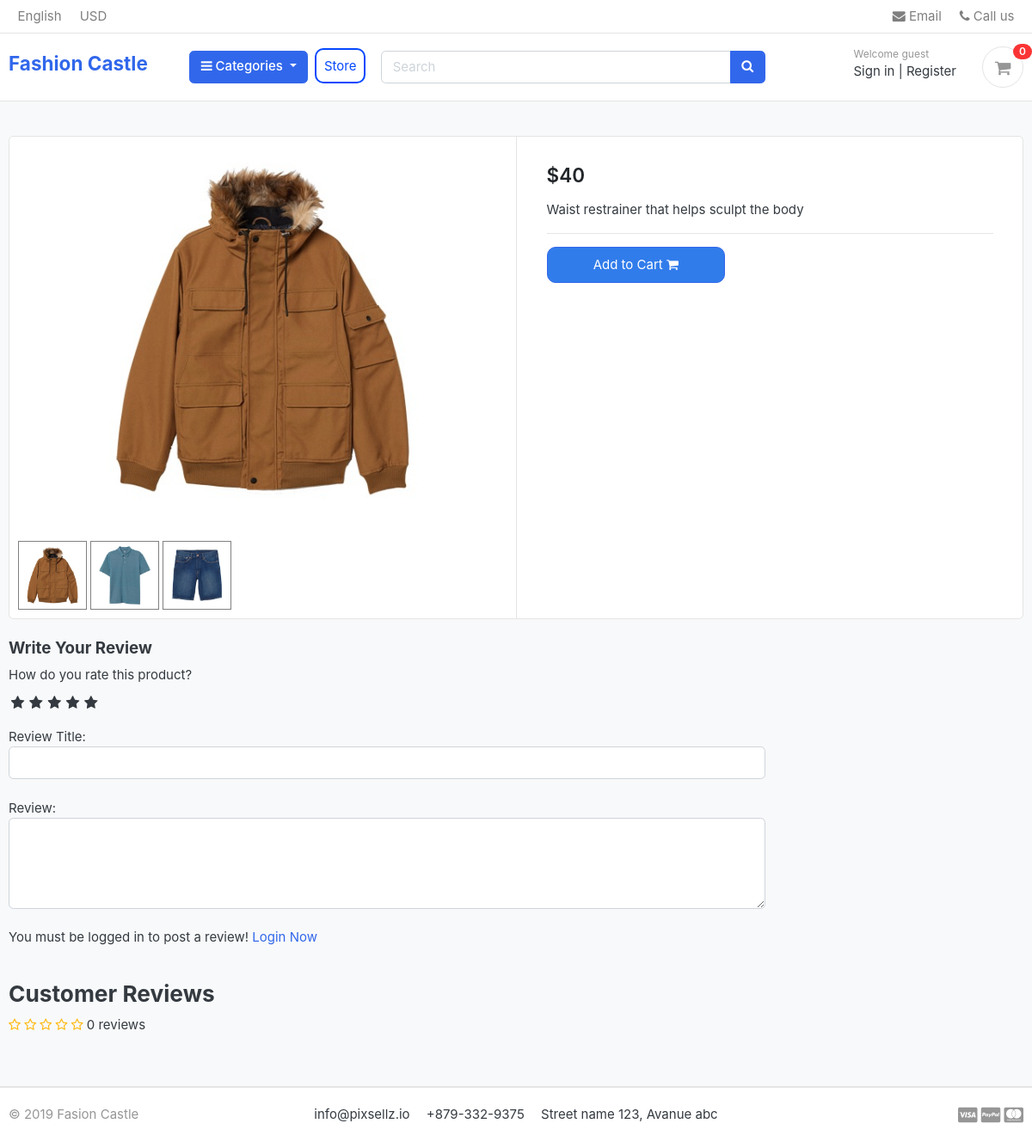
The app's page /store/category/body-contouring/waist-restrainer/ with its own data.
### store/models.py (models this page shows, shortened)
class Product(models.Model):
    product_name    = models.CharField(max_length=200, unique=True)
    slug            = models.SlugField(max_length=250, unique=True)
    description     = models.TextField(max_length=500, blank=True)
    price           = models.IntegerField()
    images          = models.ImageField(upload_to='photos/products')
    stock           = models.IntegerField()
    is_available    = models.BooleanField(default=True)
    category        = models.ForeignKey(Category, on_delete=models.CASCADE)
    created_date    = models.DateTimeField(auto_now_add=True)
    modified_date   = models.DateTimeField(auto_now=True)
    def averageReview(self):
        reviews = ReviewRating.objects.filter(product=self, status=True).aggregate(average=Avg('rating'))
        avg = 0
        if reviews['average'] is not None:
            avg = float(reviews['average'])
        return avg
    def countReview(self):
        reviews = ReviewRating.objects.filter(product=self, status=True).aggregate(count=Count('id'))
        count = 0
        if reviews['count'] is not None:
            count = int(reviews['count'])
        return count

class ProductGallery(models.Model):
    product = models.ForeignKey(Product, default=None, on_delete=models.CASCADE)
    image = models.ImageField(upload_to='store/products', max_length=255)
    class Meta:
        verbose_name = 'product gallery'
        verbose_name_plural = 'product gallery'

### store/views.py (the view)
# urls.py: path('category/<slug:category_slug>/<slug:product_slug>/', views.product_detail, name='product_detail'),
def product_detail(request, category_slug,  product_slug):
    try:
        single_product = Product.objects.get(category__slug=category_slug, slug=product_slug)
        in_cart = CartItem.objects.filter(cart__cart_id=_cart_id(request), product=single_product).exists()
    except Exception as e:
        raise e
    if request.user.is_authenticated:
        try:
            orderproduct = OrderProduct.objects.filter(user=request.user, product_id=single_product.id).exists()
        except OrderProduct.DoesNotExist:
            orderproduct = None
    else:
        orderproduct = None
    reviews = ReviewRating.objects.filter(product_id=single_product.id, status=True)
    product_gallery = ProductGallery.objects.filter(product_id=single_product.id)
    context = {
            'single_product': single_product,
            'in_cart'       : in_cart,
            'orderproduct': orderproduct,
            'reviews': reviews,
            'product_gallery': product_gallery,
    }
    return render(request, 'store/product_detail.html', context)

### carts/context_processors.py (called while the page is built)
def counter(request):
    cart_count = 0
    if 'admin' in request.path:
        return {}
    else:
        try:
            cart = Cart.objects.filter(cart_id=_cart_id(request))
            if request.user.is_authenticated:
                cart_items = CartItem.objects.all().filter(user=request.user)
            else:
                cart_items = CartItem.objects.all().filter(cart=cart[:1])
            for cart_item in cart_items:
                cart_count += cart_item.quantity
        except Cart.DoesNotExist:
            cart_count = 0
    return dict(cart_count=cart_count)

### carts/views.py (called while the page is built)
def _cart_id(request):
    cart = request.session.session_key
    if not cart:
        cart = request.session.create()
    return cart

### category/context_processors.py (called while the page is built)
def menu_links(request):
    links = Category.objects.all()
    return dict(links=links)

### category/models.py (called while the page is built)
    def get_url(self):
            return reverse('products_by_category', args=[self.slug])

### store/models.py (called while the page is built)
    def colors(self):
        return super(VariationManager,self).filter(variation_category='color', is_active=True)

### templates/store/product_detail.html (shortened to what this page needs)
{% extends 'base.html' %}
{% load static %}
{% block content %}
<section class="section-content padding-y bg">
    <div class="container">
        <div class="card">
            <div class="row no-gutters">
                <aside class="col-md-6">
                    <article class="gallery-wrap">
                        <div class="img-big-wrap mainImage">
                            <center><img src="{{ single_product.images.url }}"></center>
                        </div>
                    </article>
                    <ul class="thumb">
                        <li>
                            <a href="{{single_product.images.url}}" target="mainImage"><img src="{{single_product.images.url}}" alt="Product Image"></a>
                            {% for i in product_gallery %}
                            <a href="{{i.image.url}}" target="mainImage"><img src="{{i.image.url}}" alt="Product Image"></a>
                            {% endfor %}
                        </li>
                    </ul>
                </aside>
                <main class="col-md-6 border-left">
                    <form action="{% url 'add_cart' single_product.id %}" method="POST">
                        <article class="content-body">
                            <div class="mb-3">
                                <var class="price h4">${{single_product.price}}</var>
                            </div>
                            <p>{{ single_product.description }}</p>
                            <hr>
                            {% if single_product.stock <= 0 %}
                            <h5 class="text-danger">Out of Stock</h5>
                            {% else %}
                            <button type="submit" class="add-cart"> <span class="text">Add to Cart</span> <i
                                    class="fa fa-shopping-cart"></i> </button>
                            {% endif %}
                        </article>
                    </form>
                </main>
            </div>
        </div>
        <br>
        <div class="row">
            <div class="col-md-9">
                <form action="{% url 'submit_review' single_product.id %}" method="POST">
                    <h5>Write Your Review</h5>
                    <div>
                        <label>How do you rate this product?</label>
                        <br>
                        <div class="rate">
                            <input type="radio" name="rating" id="rating10" value="5" required /><label for="rating10"
                                title="5"></label>
                            <input type="radio" name="rating" id="rating8" value="4" required /><label for="rating8"
                                title="4"></label>
                            <input type="radio" name="rating" id="rating6" value="3" required /><label for="rating6"
                                title="3"></label>
                            <input type="radio" name="rating" id="rating4" value="2" required /><label for="rating4"
                                title="2"></label>
                            <input type="radio" name="rating" id="rating2" value="1" required /><label for="rating2"
                                title="1"></label>
                        </div>
                        <br>
                        Review Title:
                        <input type="text" class="form-control" name="subject">
                        <br>
                        Review:
                        <textarea name="review" rows="4" class="form-control"></textarea>
                        <br>
                        {% if user.is_authenticated %}
                        {% if orderproduct %}
                        <input type="submit" value="Submit Review" class="btn btn-primary">
                        <br>
                        {% else %}
                        <p>You must purchase this product to post a review!</p>
                        {% endif %}
                        {% else %}
                        <p>You must be logged in to post a review! <span><a href="{% url 'login' %}">Login Now</a></span></p>
                        {% endif %}
                    </div>
                </form>
                <br>
                <header class="section-heading">
                    <h3>Customer Reviews </h3>
                    <div class="rating-star">
                        <span>
                            <i class="fa fa-star{% if single_product.averageReview < 0.5 %}-o{% elif single_product.averageReview >= 0.5 and single_product.averageReview < 1 %}-half-o {% endif %}"
                                aria-hidden="true"></i>
                            <i class="fa fa-star{% if single_product.averageReview < 1.5 %}-o{% elif single_product.averageReview >= 1.5 and single_product.averageReview < 2 %}-half-o {% endif %}"
                                aria-hidden="true"></i>
                            <i class="fa fa-star{% if single_product.averageReview < 2.5 %}-o{% elif single_product.averageReview >= 2.5 and single_product.averageReview < 3 %}-half-o {% endif %}"
                                aria-hidden="true"></i>
                            <i class="fa fa-star{% if single_product.averageReview < 3.5 %}-o{% elif single_product.averageReview >= 3.5 and single_product.averageReview < 4 %}-half-o {% endif %}"
                                aria-hidden="true"></i>
                            <i class="fa fa-star{% if single_product.averageReview < 4.5 %}-o{% elif single_product.averageReview >= 4.5 and single_product.averageReview < 5 %}-half-o {% endif %}"
                                aria-hidden="true"></i>
                            <span>{{single_product.countReview}} reviews</span>
                        </span>
                    </div>
                </header>
            </div>
        </div>
    </div>
</section>
{% endblock %}

### static/css/ui.css (style rules this page uses)
html { font-family: "Inter", sans-serif; font-size: 15px; }
.content-body { flex: 1 1 auto; padding: 2rem 2.3rem; }
.padding-y { padding-top: 40px; padding-bottom: 40px; }
var { font-style: normal; }
article:after, .form-group:after { display: block; clear: both; content: ""; }
.bg { background-color: #f8f9fa; }
.section-heading { margin-bottom: 20px; margin-top: 15px; }
p:last-child { margin-bottom: 0; }
.price { font-weight: 600; color: #212529; }
.gallery-wrap .img-big-wrap { margin-bottom: 10px; border-radius: 0.37rem; overflow: hidden; background-color: #fff; }
.gallery-wrap .img-big-wrap img { height: 450px; width: auto; display: inline-block; }

### fashioncastleback/static/css/custom.css (style rules this page uses)
.rate { display: inline-block; border: 0; }
.rate > label { float: right; }
.rate > label:before { display: inline-block; font-size: 1.1rem; font-family: FontAwesome; content: "\f005"; margin: 0; padding: 0.3rem 0.2rem; cursor: pointer; }
.rating-star i { color: #ffb503 !important; }
ul.thumb { margin: 0 auto; padding: 0; float: left; }
ul.thumb li { list-style: none; margin: 10px; }
ul.thumb li img { width: 80px; height: 80px; border: 1px solid grey; }
.add-cart { --color: #317ceb; --hover: rgb(0, 68, 255); --border:#3167eb; }
.add-cart { text-align: center; color: white; background-color: var(--color); border: 1px solid var(--border); width: 40%; padding: .6rem; border-radius: 10px; }

### records on screen
Product: images (picture), price "40", description "Waist restrainer that helps sculpt the body", countReview "0"
ProductGallery: image (picture)
ProductGallery: image (picture)

### other values on screen
{{ cart_count }} "0"
